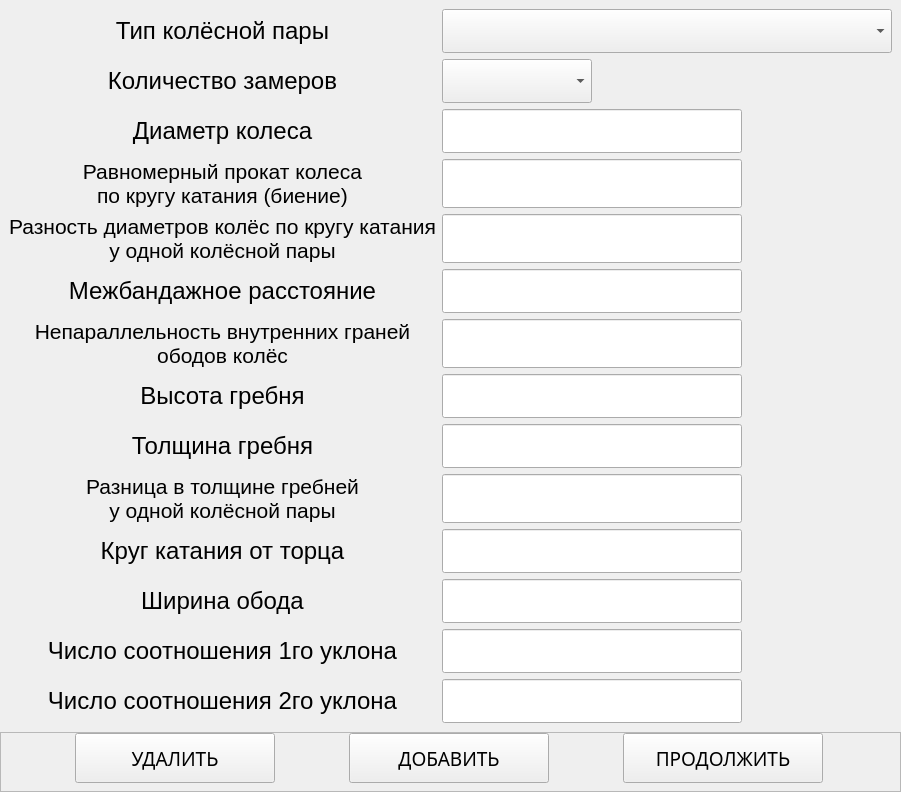
         <widget class="QWidget" name="geometry_page">
          <layout class="QVBoxLayout" name="verticalLayout_6">
           <property name="spacing">
            <number>0</number>
           </property>
           <property name="leftMargin">
            <number>0</number>
           </property>
           <property name="topMargin">
            <number>0</number>
           </property>
           <property name="rightMargin">
            <number>0</number>
           </property>
           <property name="bottomMargin">
            <number>0</number>
           </property>
           <item>
            <widget class="QFrame" name="geometry_frame">
             <property name="frameShape">
              <enum>QFrame::NoFrame</enum>
             </property>
             <property name="frameShadow">
              <enum>QFrame::Raised</enum>
             </property>
             <layout class="QGridLayout" name="gridLayout_5">
              <item row="0" column="0">
               <widget class="QLabel" name="label_2">
                <property name="font">
                 <font>
                  <family>Arial</family>
                  <pointsize>18</pointsize>
                 </font>
                </property>
                <property name="text">
                 <string>Тип колёсной пары</string>
                </property>
                <property name="alignment">
                 <set>Qt::AlignCenter</set>
                </property>
               </widget>
              </item>
              <item row="0" column="1">
               <widget class="QComboBox" name="geometry_type_pair_comboBox">
                <property name="minimumSize">
                 <size>
                  <width>450</width>
                  <height>0</height>
                 </size>
                </property>
                <property name="maximumSize">
                 <size>
                  <width>500</width>
                  <height>55</height>
                 </size>
                </property>
                <property name="font">
                 <font>
                  <family>Arial</family>
                  <pointsize>24</pointsize>
                 </font>
                </property>
               </widget>
              </item>
              <item row="1" column="1" alignment="Qt::AlignLeft">
               <widget class="QComboBox" name="geometry_count_test_comboBox">
                <property name="minimumSize">
                 <size>
                  <width>150</width>
                  <height>0</height>
                 </size>
                </property>
                <property name="maximumSize">
                 <size>
                  <width>150</width>
                  <height>50</height>
                 </size>
                </property>
                <property name="font">
                 <font>
                  <family>Arial</family>
                  <pointsize>24</pointsize>
                 </font>
                </property>
               </widget>
              </item>
              <item row="1" column="0">
               <widget class="QLabel" name="label_98">
                <property name="font">
                 <font>
                  <family>Arial</family>
                  <pointsize>18</pointsize>
                 </font>
                </property>
                <property name="text">
                 <string>Количество замеров</string>
                </property>
                <property name="alignment">
                 <set>Qt::AlignCenter</set>
                </property>
               </widget>
              </item>
              <item row="2" column="0">
               <widget class="QLabel" name="label_3">
                <property name="font">
                 <font>
                  <family>Arial</family>
                  <pointsize>18</pointsize>
                 </font>
                </property>
                <property name="text">
                 <string>Диаметр колеса</string>
                </property>
                <property name="alignment">
                 <set>Qt::AlignCenter</set>
                </property>
               </widget>
              </item>
              <item row="2" column="1">
               <widget class="QLineEdit" name="geometry_diameter_lineEdit">
                <property name="maximumSize">
                 <size>
                  <width>300</width>
                  <height>55</height>
                 </size>
                </property>
                <property name="font">
                 <font>
                  <family>Arial</family>
                  <pointsize>24</pointsize>
                 </font>
                </property>
                <property name="text">
                 <string/>
                </property>
                <property name="alignment">
                 <set>Qt::AlignCenter</set>
                </property>
                <property name="readOnly">
                 <bool>true</bool>
                </property>
               </widget>
              </item>
              <item row="7" column="1">
               <widget class="QLineEdit" name="geometry_beat_lineEdit">
                <property name="maximumSize">
                 <size>
                  <width>300</width>
                  <height>55</height>
                 </size>
                </property>
                <property name="font">
                 <font>
                  <family>Arial</family>
                  <pointsize>24</pointsize>
                 </font>
                </property>
                <property name="text">
                 <string/>
                </property>
                <property name="alignment">
                 <set>Qt::AlignCenter</set>
                </property>
                <property name="readOnly">
                 <bool>true</bool>
                </property>
               </widget>
              </item>
              <item row="8" column="1">
               <widget class="QLineEdit" name="geometry_diff_diameter_lineEdit">
                <property name="maximumSize">
                 <size>
                  <width>300</width>
                  <height>55</height>
                 </size>
                </property>
                <property name="font">
                 <font>
                  <family>Arial</family>
                  <pointsize>24</pointsize>
                 </font>
                </property>
                <property name="text">
                 <string/>
                </property>
                <property name="alignment">
                 <set>Qt::AlignCenter</set>
                </property>
                <property name="readOnly">
                 <bool>true</bool>
                </property>
               </widget>
              </item>
              <item row="9" column="1">
               <widget class="QLineEdit" name="geometry_interband_lineEdit">
                <property name="maximumSize">
                 <size>
                  <width>300</width>
                  <height>55</height>
                 </size>
                </property>
                <property name="font">
                 <font>
                  <family>Arial</family>
                  <pointsize>24</pointsize>
                 </font>
                </property>
                <property name="text">
                 <string/>
                </property>
                <property name="alignment">
                 <set>Qt::AlignCenter</set>
                </property>
                <property name="readOnly">
                 <bool>true</bool>
                </property>
               </widget>
              </item>
              <item row="10" column="1">
               <widget class="QLineEdit" name="geometry_unparallel_lineEdit">
                <property name="maximumSize">
                 <size>
                  <width>300</width>
                  <height>55</height>
                 </size>
                </property>
                <property name="font">
                 <font>
                  <family>Arial</family>
                  <pointsize>24</pointsize>
                 </font>
                </property>
                <property name="text">
                 <string/>
                </property>
                <property name="alignment">
                 <set>Qt::AlignCenter</set>
                </property>
                <property name="readOnly">
                 <bool>true</bool>
                </property>
               </widget>
              </item>
              <item row="11" column="1">
               <widget class="QLineEdit" name="geometry_crest_high_lineEdit">
                <property name="maximumSize">
                 <size>
                  <width>300</width>
                  <height>55</height>
                 </size>
                </property>
                <property name="font">
                 <font>
                  <family>Arial</family>
                  <pointsize>24</pointsize>
                 </font>
                </property>
                <property name="text">
                 <string/>
                </property>
                <property name="alignment">
                 <set>Qt::AlignCenter</set>
                </property>
                <property name="readOnly">
                 <bool>true</bool>
                </property>
               </widget>
              </item>
              <item row="12" column="1">
               <widget class="QLineEdit" name="geometry_crest_width_lineEdit">
                <property name="maximumSize">
                 <size>
                  <width>300</width>
                  <height>55</height>
                 </size>
                </property>
                <property name="font">
                 <font>
                  <family>Arial</family>
                  <pointsize>24</pointsize>
                 </font>
                </property>
                <property name="text">
                 <string/>
                </property>
                <property name="alignment">
                 <set>Qt::AlignCenter</set>
                </property>
                <property name="readOnly">
                 <bool>true</bool>
                </property>
               </widget>
              </item>
              <item row="13" column="1">
               <widget class="QLineEdit" name="geometry_crest_diff_lineEdit">
                <property name="maximumSize">
                 <size>
                  <width>300</width>
                  <height>55</height>
                 </size>
                </property>
                <property name="font">
                 <font>
                  <family>Arial</family>
                  <pointsize>24</pointsize>
                 </font>
                </property>
                <property name="text">
                 <string/>
                </property>
                <property name="alignment">
                 <set>Qt::AlignCenter</set>
                </property>
                <property name="readOnly">
                 <bool>true</bool>
                </property>
               </widget>
              </item>
              <item row="14" column="1">
               <widget class="QLineEdit" name="geometry_roll_circle_lineEdit">
                <property name="maximumSize">
                 <size>
                  <width>300</width>
                  <height>55</height>
                 </size>
                </property>
                <property name="font">
                 <font>
                  <family>Arial</family>
                  <pointsize>24</pointsize>
                 </font>
                </property>
                <property name="text">
                 <string/>
                </property>
                <property name="alignment">
                 <set>Qt::AlignCenter</set>
                </property>
                <property name="readOnly">
                 <bool>true</bool>
                </property>
               </widget>
              </item>
              <item row="15" column="1">
               <widget class="QLineEdit" name="geometry_width_rim_lineEdit">
                <property name="maximumSize">
                 <size>
                  <width>300</width>
                  <height>55</height>
                 </size>
                </property>
                <property name="font">
                 <font>
                  <family>Arial</family>
                  <pointsize>24</pointsize>
                 </font>
                </property>
                <property name="text">
                 <string/>
                </property>
                <property name="alignment">
                 <set>Qt::AlignCenter</set>
                </property>
                <property name="readOnly">
                 <bool>true</bool>
                </property>
               </widget>
              </item>
              <item row="16" column="1">
               <widget class="QLineEdit" name="geometry_one_slope_lineEdit">
                <property name="maximumSize">
                 <size>
                  <width>300</width>
                  <height>55</height>
                 </size>
                </property>
                <property name="font">
                 <font>
                  <family>Arial</family>
                  <pointsize>24</pointsize>
                 </font>
                </property>
                <property name="text">
                 <string/>
                </property>
                <property name="alignment">
                 <set>Qt::AlignCenter</set>
                </property>
                <property name="readOnly">
                 <bool>true</bool>
                </property>
               </widget>
              </item>
              <item row="17" column="1">
               <widget class="QLineEdit" name="geometry_two_slope_lineEdit">
                <property name="maximumSize">
                 <size>
                  <width>300</width>
                  <height>55</height>
                 </size>
                </property>
                <property name="font">
                 <font>
                  <family>Arial</family>
                  <pointsize>24</pointsize>
                 </font>
                </property>
                <property name="text">
                 <string/>
                </property>
                <property name="alignment">
                 <set>Qt::AlignCenter</set>
                </property>
                <property name="readOnly">
                 <bool>true</bool>
                </property>
               </widget>
              </item>
              <item row="7" column="0">
               <widget class="QLabel" name="label_4">
                <property name="font">
                 <font>
                  <family>Arial</family>
                  <pointsize>16</pointsize>
                 </font>
                </property>
                <property name="text">
                 <string>Равномерный прокат колеса
по кругу катания (биение)</string>
                </property>
                <property name="alignment">
                 <set>Qt::AlignCenter</set>
                </property>
               </widget>
              </item>
              <item row="8" column="0">
               <widget class="QLabel" name="label_5">
                <property name="font">
                 <font>
                  <family>Arial</family>
                  <pointsize>16</pointsize>
                 </font>
                </property>
                <property name="text">
                 <string>Разность диаметров колёс по кругу катания
у одной колёсной пары</string>
                </property>
                <property name="alignment">
                 <set>Qt::AlignCenter</set>
                </property>
               </widget>
              </item>
              <item row="9" column="0">
               <widget class="QLabel" name="label_6">
                <property name="font">
                 <font>
                  <family>Arial</family>
                  <pointsize>18</pointsize>
                 </font>
                </property>
                <property name="text">
                 <string>Межбандажное расстояние</string>
                </property>
                <property name="alignment">
                 <set>Qt::AlignCenter</set>
                </property>
               </widget>
              </item>
              <item row="10" column="0">
               <widget class="QLabel" name="label_7">
                <property name="font">
                 <font>
                  <family>Arial</family>
                  <pointsize>16</pointsize>
                 </font>
                </property>
                <property name="text">
                 <string>Непараллельность внутренних граней
ободов колёс</string>
                </property>
                <property name="alignment">
                 <set>Qt::AlignCenter</set>
                </property>
               </widget>
              </item>
              <item row="11" column="0">
               <widget class="QLabel" name="label_8">
                <property name="font">
                 <font>
                  <family>Arial</family>
                  <pointsize>18</pointsize>
                 </font>
                </property>
                <property name="text">
                 <string>Высота гребня</string>
                </property>
                <property name="alignment">
                 <set>Qt::AlignCenter</set>
                </property>
               </widget>
              </item>
              <item row="12" column="0">
               <widget class="QLabel" name="label_9">
                <property name="font">
                 <font>
                  <family>Arial</family>
                  <pointsize>18</pointsize>
                 </font>
                </property>
                <property name="text">
                 <string>Толщина гребня</string>
                </property>
                <property name="alignment">
                 <set>Qt::AlignCenter</set>
                </property>
               </widget>
              </item>
              <item row="13" column="0">
               <widget class="QLabel" name="label_10">
                <property name="font">
                 <font>
                  <family>Arial</family>
                  <pointsize>16</pointsize>
                 </font>
                </property>
                <property name="text">
                 <string>Разница в толщине гребней
у одной колёсной пары</string>
                </property>
                <property name="alignment">
                 <set>Qt::AlignCenter</set>
                </property>
               </widget>
              </item>
              <item row="14" column="0">
               <widget class="QLabel" name="label_11">
                <property name="font">
                 <font>
                  <family>Arial</family>
                  <pointsize>18</pointsize>
                 </font>
                </property>
                <property name="text">
                 <string>Круг катания от торца</string>
                </property>
                <property name="alignment">
                 <set>Qt::AlignCenter</set>
                </property>
               </widget>
              </item>
              <item row="15" column="0">
               <widget class="QLabel" name="label_12">
                <property name="font">
                 <font>
                  <family>Arial</family>
                  <pointsize>18</pointsize>
                 </font>
                </property>
                <property name="text">
                 <string>Ширина обода</string>
                </property>
                <property name="alignment">
                 <set>Qt::AlignCenter</set>
                </property>
               </widget>
              </item>
              <item row="16" column="0">
               <widget class="QLabel" name="label_13">
                <property name="font">
                 <font>
                  <family>Arial</family>
                  <pointsize>18</pointsize>
                 </font>
                </property>
                <property name="text">
                 <string>Число соотношения 1го уклона</string>
                </property>
                <property name="alignment">
                 <set>Qt::AlignCenter</set>
                </property>
               </widget>
              </item>
              <item row="17" column="0">
               <widget class="QLabel" name="label_14">
                <property name="font">
                 <font>
                  <family>Arial</family>
                  <pointsize>18</pointsize>
                 </font>
                </property>
                <property name="text">
                 <string>Число соотношения 2го уклона</string>
                </property>
                <property name="alignment">
                 <set>Qt::AlignCenter</set>
                </property>
               </widget>
              </item>
             </layout>
            </widget>
           </item>
           <item>
            <widget class="QFrame" name="geometry_btn_frame">
             <property name="maximumSize">
              <size>
               <width>16777215</width>
               <height>60</height>
              </size>
             </property>
             <property name="frameShape">
              <enum>QFrame::StyledPanel</enum>
             </property>
             <property name="frameShadow">
              <enum>QFrame::Raised</enum>
             </property>
             <layout class="QHBoxLayout" name="horizontalLayout_10">
              <property name="spacing">
               <number>0</number>
              </property>
              <property name="leftMargin">
               <number>0</number>
              </property>
              <property name="topMargin">
               <number>0</number>
              </property>
              <property name="rightMargin">
               <number>0</number>
              </property>
              <property name="bottomMargin">
               <number>10</number>
              </property>
              <item>
               <widget class="QPushButton" name="geometry_del_btn">
                <property name="minimumSize">
                 <size>
                  <width>200</width>
                  <height>50</height>
                 </size>
                </property>
                <property name="maximumSize">
                 <size>
                  <width>200</width>
                  <height>50</height>
                 </size>
                </property>
                <property name="font">
                 <font>
                  <family>Arial Black</family>
                  <pointsize>14</pointsize>
                 </font>
                </property>
                <property name="text">
                 <string>УДАЛИТЬ</string>
                </property>
               </widget>
              </item>
              <item>
               <widget class="QPushButton" name="geometry_add_btn">
                <property name="minimumSize">
                 <size>
                  <width>200</width>
                  <height>50</height>
                 </size>
                </property>
                <property name="maximumSize">
                 <size>
                  <width>200</width>
                  <height>50</height>
                 </size>
                </property>
                <property name="font">
                 <font>
                  <family>Arial Black</family>
                  <pointsize>14</pointsize>
                 </font>
                </property>
                <property name="text">
                 <string>ДОБАВИТЬ</string>
                </property>
               </widget>
              </item>
              <item>
               <widget class="QPushButton" name="geometry_continue_btn">
                <property name="minimumSize">
                 <size>
                  <width>200</width>
                  <height>50</height>
                 </size>
                </property>
                <property name="maximumSize">
                 <size>
                  <width>200</width>
                  <height>50</height>
                 </size>
                </property>
                <property name="font">
                 <font>
                  <family>Arial Black</family>
                  <pointsize>14</pointsize>
                 </font>
                </property>
                <property name="text">
                 <string>ПРОДОЛЖИТЬ</string>
                </property>
               </widget>
              </item>
             </layout>
            </widget>
           </item>
          </layout>
         </widget>
